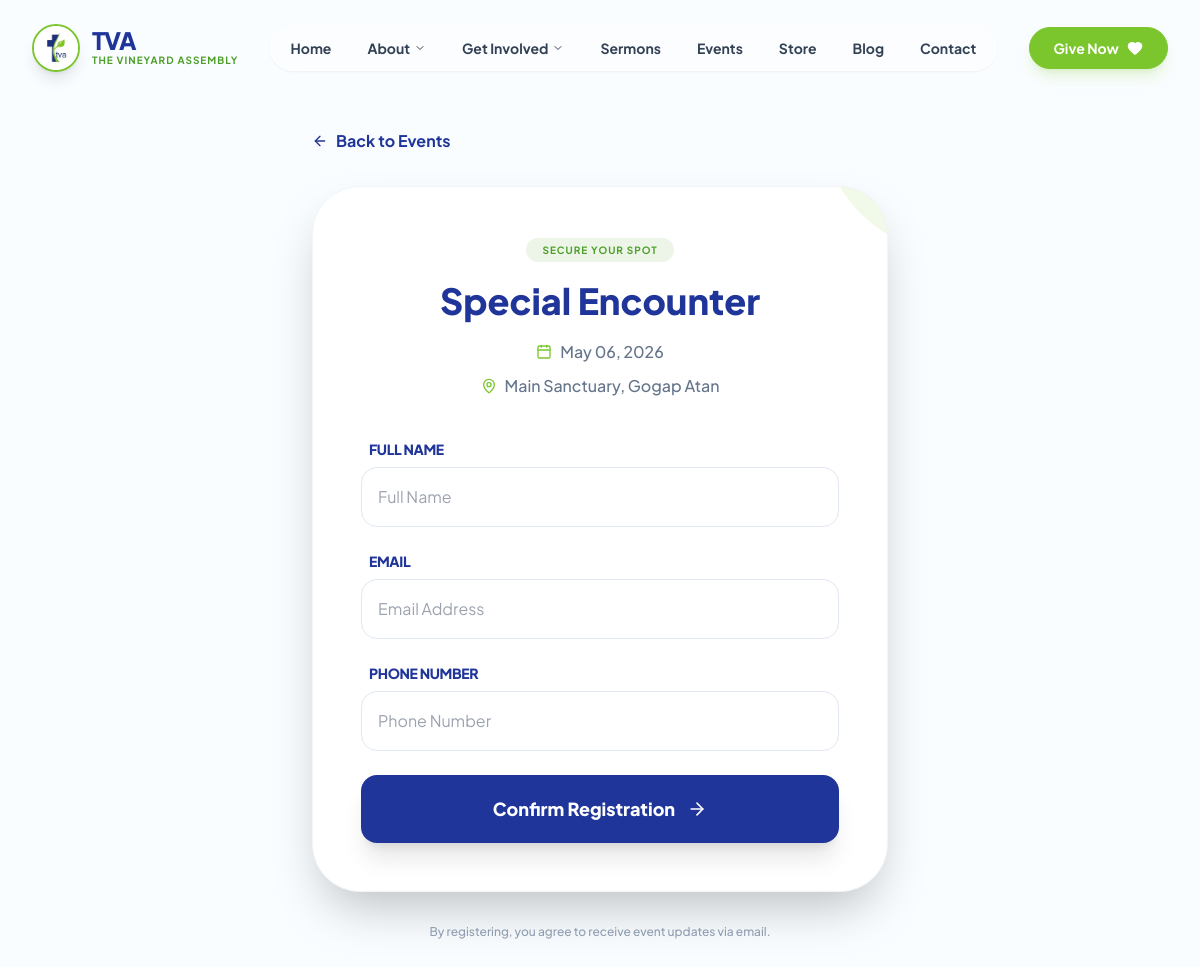
The app's page /events/register/1/ with its own data.
### events/models.py (models this page shows, shortened)
class Event(models.Model):
    title = models.CharField(max_length=200)
    category = models.ForeignKey(EventCategory, on_delete=models.SET_NULL, null=True)
    tagline = models.CharField(max_length=100, help_text="e.g., Special Encounter")
    description = CKEditor5Field('Content', config_name='default', help_text="Brief description of the event")
    image = models.ImageField(upload_to='events/')
    date = models.DateField()
    time_start = models.TimeField()
    time_end = models.TimeField()
    location = models.CharField(max_length=255)
    registration_url = models.URLField(blank=True, help_text="Link to external form or internal page")
    button_text = models.CharField(max_length=50, default="Register Now")
    is_active = models.BooleanField(default=True)
    created_at = models.DateTimeField(auto_now_add=True)
    class Meta:
        ordering = ['date', 'time_start']

### events/views.py (the view)
# urls.py: path('register/<int:event_id>/', views.register_event, name='register_event'),
def register_event(request, event_id):
    event = get_object_or_404(Event, id=event_id)
    if request.method == 'POST':
        form = RegistrationForm(request.POST)
        if form.is_valid():
            reg = form.save(commit=False)
            reg.event = event
            reg.save()
            messages.success(request, "Your spot has been reserved.")
            return redirect('register_event', event_id=event.id)
    else:
        form = RegistrationForm()
    return render(request, 'events/register.html', {'form': form, 'event': event})

### events/forms.py
class RegistrationForm(forms.ModelForm):
    class Meta:
        model = EventRegistration
        fields = ['full_name', 'email', 'phone_number']
        widgets = {
            'full_name': forms.TextInput(attrs={'class': 'w-full p-4 rounded-2xl border border-slate-200', 'placeholder': 'Full Name'}),
            'email': forms.EmailInput(attrs={'class': 'w-full p-4 rounded-2xl border border-slate-200', 'placeholder': 'Email Address'}),
            'phone_number': forms.TextInput(attrs={'class': 'w-full p-4 rounded-2xl border border-slate-200', 'placeholder': 'Phone Number'}),
        }

### payments/context_processors.py (called while the page is built)
def payment_info(request):
    return {
        'bank_info': BankDetail.objects.filter(is_active=True).first()
    }

### templates/events/register.html (shortened to what this page needs)
{% extends 'base.html' %}
{% load static %}
{% block content %}
    <main class="pt-32 pb-20 px-4 flex flex-col items-center min-h-screen">
        <div class="max-w-xl w-full">
            <a href="{% url 'events' %}" class="inline-flex items-center gap-2 text-primary font-bold mb-8 hover:translate-x-[-4px] transition-transform">
                <i data-lucide="arrow-left" class="w-4 h-4"></i>
                Back to Events
            </a>
            <div class="bg-white rounded-[3rem] p-8 md:p-12 shadow-2xl border border-slate-100 relative overflow-hidden">
                <div class="absolute top-0 right-0 w-32 h-32 bg-secondary/10 rounded-bl-full -mr-16 -mt-16"></div>
                <header class="mb-10 text-center relative z-10">
                    <span class="inline-block px-4 py-1 rounded-full bg-accent/10 text-accent font-bold uppercase tracking-widest text-[10px] mb-4">
                        Secure Your Spot
                    </span>
                    <h1 class="text-4xl font-black text-primary leading-tight">{{ event.title }}</h1>
                    <div class="flex flex-col items-center gap-2 mt-4 text-slate-500 font-medium">
                        <span class="flex items-center gap-2">
                            <i data-lucide="calendar" class="w-4 h-4 text-secondary"></i>
                            {{ event.date|date:"F d, Y" }}
                        </span>
                        <span class="flex items-center gap-2">
                            <i data-lucide="map-pin" class="w-4 h-4 text-secondary"></i>
                            {{ event.location }}
                        </span>
                    </div>
                </header>
                <form method="POST" class="space-y-6 relative z-10" id="registration-form">
                    {% for field in form %}
                    <div class="space-y-2">
                        <label class="block text-sm font-black text-primary uppercase tracking-tight ml-2">
                            {{ field.label }}
                        </label>
                        <div class="relative">
                            {{ field }}
                        </div>
                    </div>
                    {% endfor %}
                    <button type="submit" id="submit-btn" class="group w-full py-5 bg-primary text-white rounded-2xl font-black text-lg hover:bg-secondary hover:text-primary transition-all shadow-xl hover:shadow-secondary/20 mt-6 flex items-center justify-center gap-3">
                        <span>Confirm Registration</span>
                        <i data-lucide="arrow-right" class="w-5 h-5 group-hover:translate-x-1 transition-transform"></i>
                    </button>
                </form>
            </div>
            <p class="text-center text-slate-400 text-xs mt-8 font-medium">
                By registering, you agree to receive event updates via email.
            </p>
        </div>
    </main>
{% endblock %}

### static/style.css (style rules this page uses)
:root { --brand-primary: #1F317D; --brand-secondary: #81C225; --brand-accent: #010066; }
body { font-family: 'Plus Jakarta Sans', sans-serif; background-color: #c2f2ff; color: #1a1a1a; overflow-x: hidden; }

### records on screen
Event: title "Special Encounter", date "May 06, 2026", location "Main Sanctuary, Gogap Atan"

### other values on screen
{{ field.label }} "FULL NAME" "EMAIL" "PHONE NUMBER"
